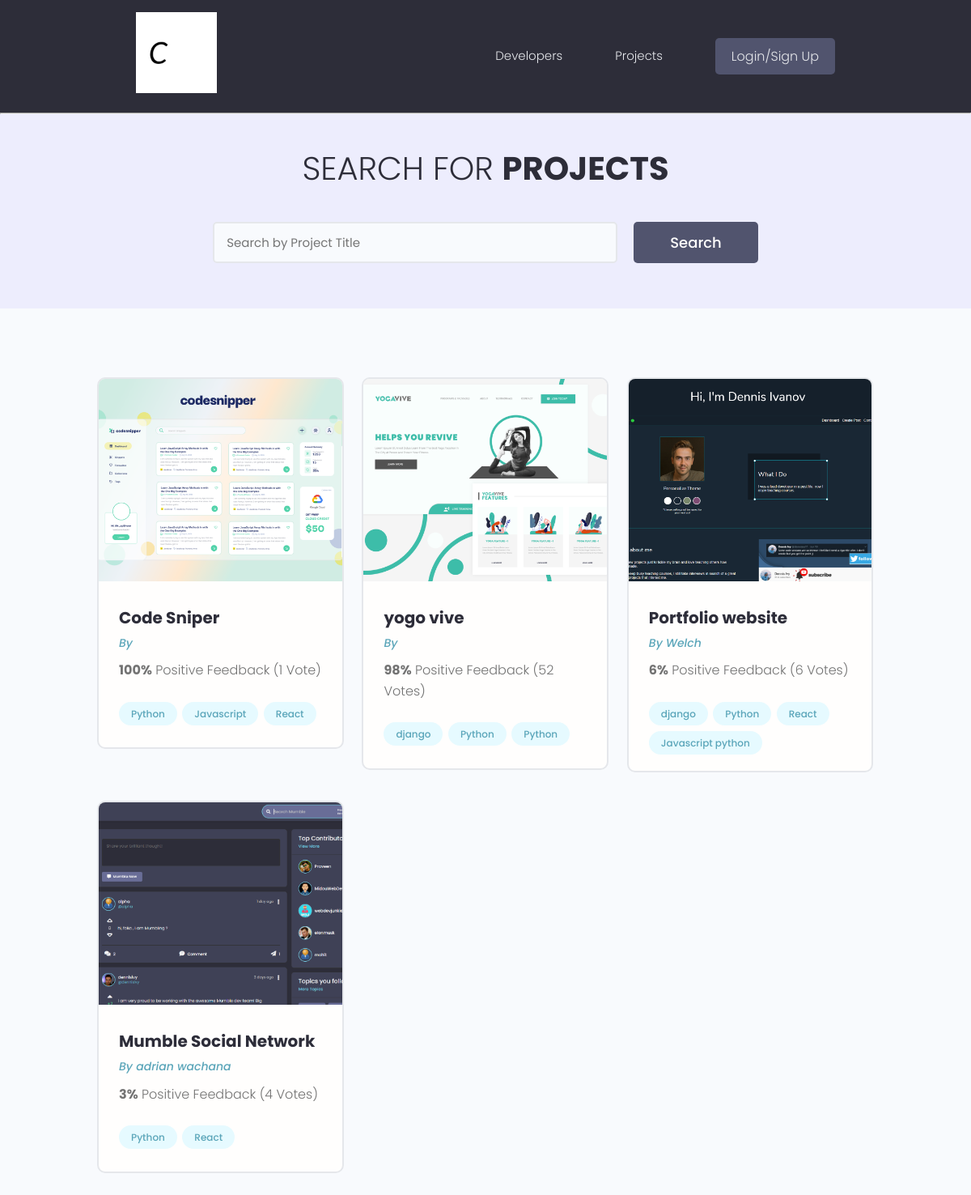
/projects/, run on the app's committed database.
### projects/models.py (models this page shows, shortened)
class Project(models.Model):
    owner = models.ForeignKey(Profile, null=True, blank=True, on_delete=models.SET_NULL)
    title = models.CharField(max_length=200)
    description = models.TextField(null=True, blank=True)
    featured_image = models.ImageField(null=True, blank=True, default="default.jpg")
    demo_link = models.CharField(max_length=2000, null=True, blank=True)
    source_link = models.CharField(max_length=2000, null=True, blank=True)
    tags = models.ManyToManyField('Tag', blank=True)
    vote_total = models.IntegerField(default=0, null=True, blank=True)
    vote_ratio = models.IntegerField(default=0, null=True, blank=True)
    created = models.DateTimeField(auto_now_add=True)
    id = models.UUIDField(default=uuid.uuid4, unique=True, primary_key=True, editable=False)
    class Meta:
        ordering = ['-vote_ratio', '-vote_total', 'title']

class Tag(models.Model):
    name = models.CharField(max_length=200)
    created = models.DateTimeField(auto_now_add=True)
    id = models.UUIDField(default=uuid.uuid4, unique=True, primary_key=True, editable=False)
    def __str__(self):
        return self.name

### users/models.py (models this page shows, shortened)
class Profile(models.Model):
    user = models.OneToOneField(User, on_delete=models.CASCADE, null=True, blank=True)
    name = models.CharField(max_length=100, blank=True, null=True)
    username = models.CharField(max_length=200, blank=True, null=True)
    email = models.EmailField(max_length=254, blank=True, null=True)
    location = models.CharField(max_length=100, blank=True, null=True)
    short_intro = models.CharField(max_length=200, blank=True, null=True)
    bio = models.TextField(blank=True, null=True)
    profile_image = models.ImageField(upload_to='profiles/', blank=True, null=True, default="profiles/user-default.png")
    social_github = models.CharField(max_length=100, blank=True, null=True)
    social_twitter = models.CharField(max_length=100, blank=True, null=True)
    social_linkedin = models.CharField(max_length=100, blank=True, null=True)
    social_youtube = models.CharField(max_length=100, blank=True, null=True)
    social_website = models.CharField(max_length=100, blank=True, null=True)
    created = models.DateTimeField(auto_now_add=True)
    id = models.UUIDField(default=uuid.uuid4, unique=True, primary_key=True, editable=False)

### projects/views.py (the view)
# urls.py: path('projects/', views.getProjects),
def projects(request):
    projects, search_query = searchProjects(request)
    custom_range, projects = paginateProjects(request, projects, 6)
    context = {'projects': projects,
               'search_query': search_query, 'custom_range': custom_range}
    return render(request, 'projects/projects.html', context)

### projects/utils.py (called while the page is built)
def paginateProjects(request, projects, results):
    page = request.GET.get('page')
    paginator = Paginator(projects, results)
    try:
        projects = paginator.page(page)
    except PageNotAnInteger:
        page = 1
        projects = paginator.page(page)
    except EmptyPage:
        page = paginator.num_pages
        projects = paginator.page(page)
    leftIndex = (int(page) - 4)
    if leftIndex < 1:
        leftIndex = 1
    rightIndex = (int(page) + 5)
    if rightIndex > paginator.num_pages:
        rightIndex = paginator.num_pages + 1
    custom_range = range(leftIndex, rightIndex)
    return custom_range, projects

def searchProjects(request):
    search_query = ''
    if request.GET.get('search_query'):
        search_query = request.GET.get('search_query')
    tags = Tag.objects.filter(name__icontains=search_query)
    projects = Project.objects.distinct().filter(
        Q(title__icontains=search_query) |
        Q(description__icontains=search_query) |
        Q(owner__name__icontains=search_query) |
        Q(tags__in=tags)
    )
    return projects, search_query

### projects/templates/projects/projects.html (shortened to what this page needs)
{% extends 'main.html' %}
{% block content %}
<body>
    <main class="projects">
        <section class="hero-section text-center">
            <div class="container container--narrow">
                <div class="hero-section__box">
                    <h2>Search for <span>Projects</span></h2>
                </div>
                <div class="hero-section__search">
                    <form class="form" action="{% url 'projects' %}" method="get">
                        <div class="form__field">
                            <input class="input input--text" id="formInput#search" type="text" name="search_query"
                                placeholder="Search by Project Title" value="{{ search_query }}" />
                        </div>
                        <input class="btn btn--sub btn--lg" type="submit" value="Search" />
                    </form>
                </div>
            </div>
        </section>
        <section class="projectsList">
            <div class="container">
                <div class="grid grid--three">
                    {% for project in projects %}
                    <div class="column">
                        <div class="card project">
                            <a href="{% url 'project' project.id %}" class="project-link">
                                <img class="project__thumbnail" src="{{ project.featured_image.url }}"
                                    alt="Project Thumbnail" />
                                <div class="card__body">
                                    <h3 class="project__title">{{ project.title }}</h3>
                                    <p>
                                        <a class="project__author" href="{% url 'project' project.id %}">By {{ project.owner.name }}</a>
                                    </p>
                                    <p class="project--rating">
                                        <span style="font-weight: bold;">{{ project.vote_ratio }}%</span>
                                        Positive Feedback ({{ project.vote_total }} Vote{{ project.vote_total|pluralize:"s" }})
                                    </p>
                                    <div class="project__tags">
                                        {% for tag in project.tags.all %}
                                        <span class="tag tag--pill tag--main">
                                            <small>{{ tag }}</small>
                                        </span>
                                        {% endfor %}
                                    </div>
                                </div>
                            </a>
                        </div>
                    </div>
                    {% endfor %}
                </div>
            </div>
        </section>
    </main>
</body>
{% endblock %}

### templates/main.html (shortened to what this page needs)
<!DOCTYPE html>
{% load static %}
<html lang="en">
<head>
    <link rel="stylesheet" href="https://cdn.iconmonstr.com/1.3.0/css/iconmonstr-iconic-font.min.css">
    <link rel="stylesheet" href="{% static 'uikit/styles/uikit.css' %}"/>
    <link rel="stylesheet" href="{% static 'styles/app.css' %}"/>
</head>
<body>
    {% include 'navbar.html' %}
    {% block content %}
    {% endblock %}
</body>
</html>

### templates/navbar.html (shortened to what this page needs)
{% load static %}
<header class="header">
    <div class="container container--narrow">
        <a href="{% url 'profiles' %}" class="header__logo">
            <img src="{% static 'images/communihire1.svg' %}" alt="communihire Logo" class="logo-img" />
        </a>
        <nav class="header__nav">
            <ul class="header__menu">
                <li class="header__menuItem"><a href="{% url 'profiles' %}">Developers</a></li>
                <li class="header__menuItem"><a href="{% url 'projects' %}">Projects</a></li>
                {% if request.user.is_authenticated %}
                <li class="header__menuItem"><a href="{% url 'inbox' %}">Inbox</a></li>
                <li class="header__menuItem"><a href="{% url 'account' %}" class="btn btn--sub">Account</a></li>
                <li class="header__menuItem"><a href="{% url 'logout' %}" class="btn btn--sub">Log out</a></li>
                {% else %}
                <li class="header__menuItem"><a href="{% url 'login' %}" class="btn btn--sub">Login/Sign Up</a></li>
                {% endif %}
            </ul>
        </nav>
    </div>
</header>
<hr>

### static/styles/app.css (style rules this page uses)
:root { --color-sub: #2d2d39; }
.btn--sub { background-color: var(--color-sub-light); }
.card { border: 2px solid var(--color-light); }
img { width: 100%; }
.header { position: sticky; z-index: 111; background-color: var(--color-sub); padding: 1.5rem 0; }
.header > .container { display: flex; justify-content: space-between; align-items: center; }
.header__logo > img { height: 3.8rem; }
.header__nav > ul { display: inline-flex; align-items: center; list-style: none; gap: 6.5rem; }
.header__menuItem > a { color: var(--color-light); font-weight: 300; }
.hero-section { height: 40vh; display: flex; align-items: center; background-color: var(--color-sub); }
.hero-section__box { margin-bottom: 4rem; }
.hero-section__box > h2, .hero-section__box > h2 > span { font-size: 4rem; color: var(--color-light); line-height: 1.3; text-transform: uppercase; }
.hero-section__box > h2 { font-weight: 300; }
.hero-section__box > h2 > span { font-weight: 700; }
.hero-section__search > .form { display: flex; align-items: center; justify-content: center; gap: 2rem; }
.hero-section__search > .form input.input--text { width: 50rem; }
.project__author { font-size: 1.4rem; font-style: italic; }
.project--rating { margin-bottom: 1.6em; margin-top: .5em; }
.projects > .hero-section { background: var(--color-sub-lighter); height: 30vh; }
.projects .hero-section__box { margin-bottom: 2.5rem; }
.projects .hero-section__box > h2 { color: var(--color-sub); }
.projects .hero-section__box > h2 > span { font-weight: 700; color: var(--color-sub); }
.projectsList { margin-top: 8rem; }
.project__thumbnail { height: 25rem; object-fit: cover; object-position: top center; }
.project__title { font-size: 2rem; font-weight: 700; color: var(--color-sub); }

### static/uikit/styles/modules/_variables.css (style rules this page uses)
:root { --color-main: #5aa5b9; --color-main-light: #e6faff; --color-sub: #3f4156; --color-sub-light: #51546e; --color-sub-lighter: #ededfd; --color-text: #737373; --color-gray: #8b8b8b; --color-light: #e5e7eb; --color-light-gray: #767676; --color-bg: #f8fafd; --color-white: #fffefd; --color-white-light: #f3f3f3; --color-success: #359e64; --color-success-bg: #def8e8; --color-error: #fc4b0b; --color-error-bg: #fff2ee; --font-base: 'Poppins', arial, helvetica, 'Segoe UI', roboto, ubuntu, sans-serif; --font-monospace: 'Fira Code', 'Courier New', courier, monospace; --font-regular: 300; --font-medium: 500; --font-bold: 700; --generic-shadow: 1px 1px 5px #00000010; --generic-transition: all 0.3s ease-in-out; }

### static/uikit/styles/modules/_base.css (style rules this page uses)
* { margin: 0; padding: 0; box-sizing: border-box; text-rendering: optimizeLegibility; color: inherit; font-size: inherit; }
html { font-size: 50%; }
@media only screen and (min-width: 480px) { html { font-size: 56.25%; } }
@media only screen and (min-width: 1200px) { html { font-size: 62.5%; } }
body { line-height: 1.6; font-weight: 400; font-size: 1.5rem; color: var(--color-text); background-color: var(--color-bg); min-height: 100vh; }

### static/uikit/styles/modules/_typography.css (style rules this page uses)
* { font-family: var(--font-base); }
h2 { font-size: 3.6rem; font-weight: var(--font-bold); }
h3 { font-size: 3.2rem; font-weight: var(--font-medium); }
p, span, strong { font-size: 1.6rem; color: var(--color-text); font-weight: var(--font-regular); }
a { padding-bottom: 2px; text-decoration: none; display: inline-block; color: var(--color-main); font-weight: var(--font-medium); }

### static/uikit/styles/modules/_utilities.css (style rules this page uses)
.container { width: 92%; max-width: 165rem; margin: 0 auto; box-sizing: border-box; }
.container--narrow { width: 92%; max-width: 120rem; }
@media screen and (min-width: 1000px) { .container { width: 90%; } }
@media screen and (min-width: 1000px) { .container--narrow { width: 85%; } }
@media screen and (min-width: 1200px) { .container { width: 80%; } }
@media screen and (min-width: 1200px) { .container--narrow { width: 72%; } }
.text-center { text-align: center; }

### static/uikit/styles/modules/_button.css (style rules this page uses)
.btn { display: inline-block; position: relative; cursor: pointer; background-color: var(--color-light); font-weight: var(--font-medium); color: var(--color-sub); text-decoration: none; padding: 1rem 2rem; border-radius: 0.5rem; border: none; width: -webkit-fit-content; width: -moz-fit-content; width: fit-content; height: -webkit-fit-content; height: -moz-fit-content; height: fit-content; font-size: 1.6rem; outline-width: 0; outline-color: transparent; -webkit-backface-visibility: hidden; backface-visibility: hidden; transition: all 0.3s ease-in-out; }
.btn--sub { background-color: var(--color-sub); color: var(--color-white); }
.btn--lg { font-size: 1.8rem; padding: 1.2rem 4.5rem; }

### data on the page
Project: featured_image (picture), title "Code Sniper", vote_ratio "100", vote_total "1"
Tag: name "Python"
Tag: name "Javascript"
Tag: name "React"
Project: featured_image (picture), title "yogo vive", vote_ratio "98", vote_total "52"
Tag: name "django"
Tag: name "Python"
Project: featured_image (picture), title "Portfolio website", owner.name "Welch", vote_ratio "6", vote_total "6"
Tag: name "Javascript python"
Project: featured_image (picture), title "Mumble Social Network", owner.name "adrian wachana", vote_ratio "3", vote_total "4"
